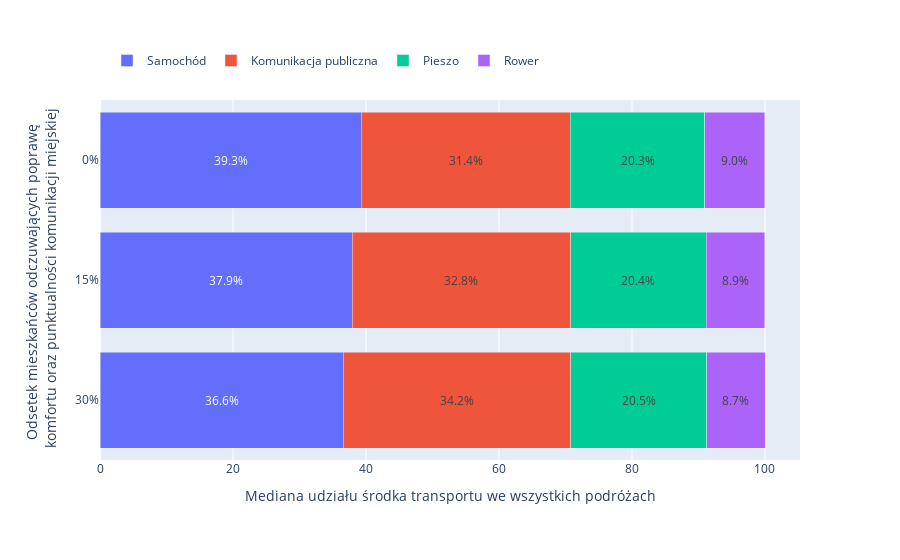

The cell this chart's notebook holds for it:
### Markdown cell above
### Comfort + punctuality

### Code cell
scenarios = ['30%', '15%', '0%']

mean_0_0_0 = modal_splits['ms_scenario_0_0_0'].values()
mean_0_0_0 = list(map(lambda x: x['median'], mean_0_0_0))

mean_0_0_15 = modal_splits['ms_scenario_15_15_0'].values()
mean_0_0_15 = list(map(lambda x: x['median'], mean_0_0_15))

mean_0_0_3 = modal_splits['ms_scenario_3_3_0'].values()
mean_0_0_3 = list(map(lambda x: x['median'], mean_0_0_3))

fig = go.Figure()

round_v = 1
margin_size = 100

# car
y = scenarios
x = [mean_0_0_3[0], mean_0_0_15[0], mean_0_0_0[0]]
fig.add_trace(go.Bar(
    y=y,
    x=x,
    name='Samochód',
    orientation='h',
    text=list(map(lambda v: str(round(v, round_v)) + "%", x)),
    textposition='auto',
    insidetextanchor='middle'
))

# publlic
y = scenarios
x = [mean_0_0_3[1], mean_0_0_15[1], mean_0_0_0[1]]
fig.add_trace(go.Bar(
    y=y,
    x=x,
    name='Komunikacja publiczna',
    orientation='h',
    text=list(map(lambda v: str(round(v, round_v))+"%", x)),
    textposition='auto',
    insidetextanchor='middle'
))

# pedestrian
y = scenarios
x = [mean_0_0_3[2], mean_0_0_15[2], mean_0_0_0[2]]
fig.add_trace(go.Bar(
    y=y,
    x=x,
    name='Pieszo',
    orientation='h',
    text=list(map(lambda v: str(round(v, round_v)) + "%", x)),
    textposition='auto',
    insidetextanchor='middle'
))

# bicycle
y = scenarios
x = [mean_0_0_3[3], mean_0_0_15[3], mean_0_0_0[3]]
fig.add_trace(go.Bar(
    y=y,
    x=x,
    name='Rower',
    orientation='h',
    text=list(map(lambda v: str(round(v, round_v)) + "%", x)),
    textposition='auto',
    insidetextanchor='middle'
))

# Change the bar mode
fig.update_layout(
    barmode='stack',
    legend={
        'traceorder':'normal',
        'orientation': 'h',
        'yanchor': 'top',
        'y': 1.15,
        'xanchor': 'left',
        'x': 0.01
    },
    # title='Rozkład podróży na środki transportu dla scenariusza ...',
    xaxis_title='Mediana udziału środka transportu we wszystkich podróżach',
    yaxis_title='Odsetek mieszkańców odczuwających poprawę <br> komfortu oraz punktualności komunikacji miejskiej',
    margin=dict(l=margin_size, r=margin_size, t=margin_size, b=margin_size),
)
fig.show()

### Figure 1 — Plotly figure (JSON) as saved in the notebook; plotly's stock layout.template omitted (floating-point values rounded to 4 significant figures)
{"data": [{"insidetextanchor": "middle", "name": "Samochód", "orientation": "h", "text": ["36.6%", "37.9%", "39.3%"], "textposition": "auto", "type": "bar", "x": [36.61, 37.94, 39.32], "y": ["30%", "15%", "0%"]}, {"insidetextanchor": "middle", "name": "Komunikacja publiczna", "orientation": "h", "text": ["34.2%", "32.8%", "31.4%"], "textposition": "auto", "type": "bar", "x": [34.15, 32.84, 31.39], "y": ["30%", "15%", "0%"]}, {"insidetextanchor": "middle", "name": "Pieszo", "orientation": "h", "text": ["20.5%", "20.4%", "20.3%"], "textposition": "auto", "type": "bar", "x": [20.5, 20.35, 20.26], "y": ["30%", "15%", "0%"]}, {"insidetextanchor": "middle", "name": "Rower", "orientation": "h", "text": ["8.7%", "8.9%", "9.0%"], "textposition": "auto", "type": "bar", "x": [8.741, 8.858, 9.029], "y": ["30%", "15%", "0%"]}], "layout": {"barmode": "stack", "legend": {"orientation": "h", "traceorder": "normal", "x": 0.01, "xanchor": "left", "y": 1.15, "yanchor": "top"}, "margin": {"b": 100, "l": 100, "r": 100, "t": 100}, "xaxis": {"title": {"text": "Mediana udziału środka transportu we wszystkich podróżach"}}, "yaxis": {"title": {"text": "Odsetek mieszkańców odczuwających poprawę <br> komfortu oraz punktualności komunikacji miejskiej"}}}}
